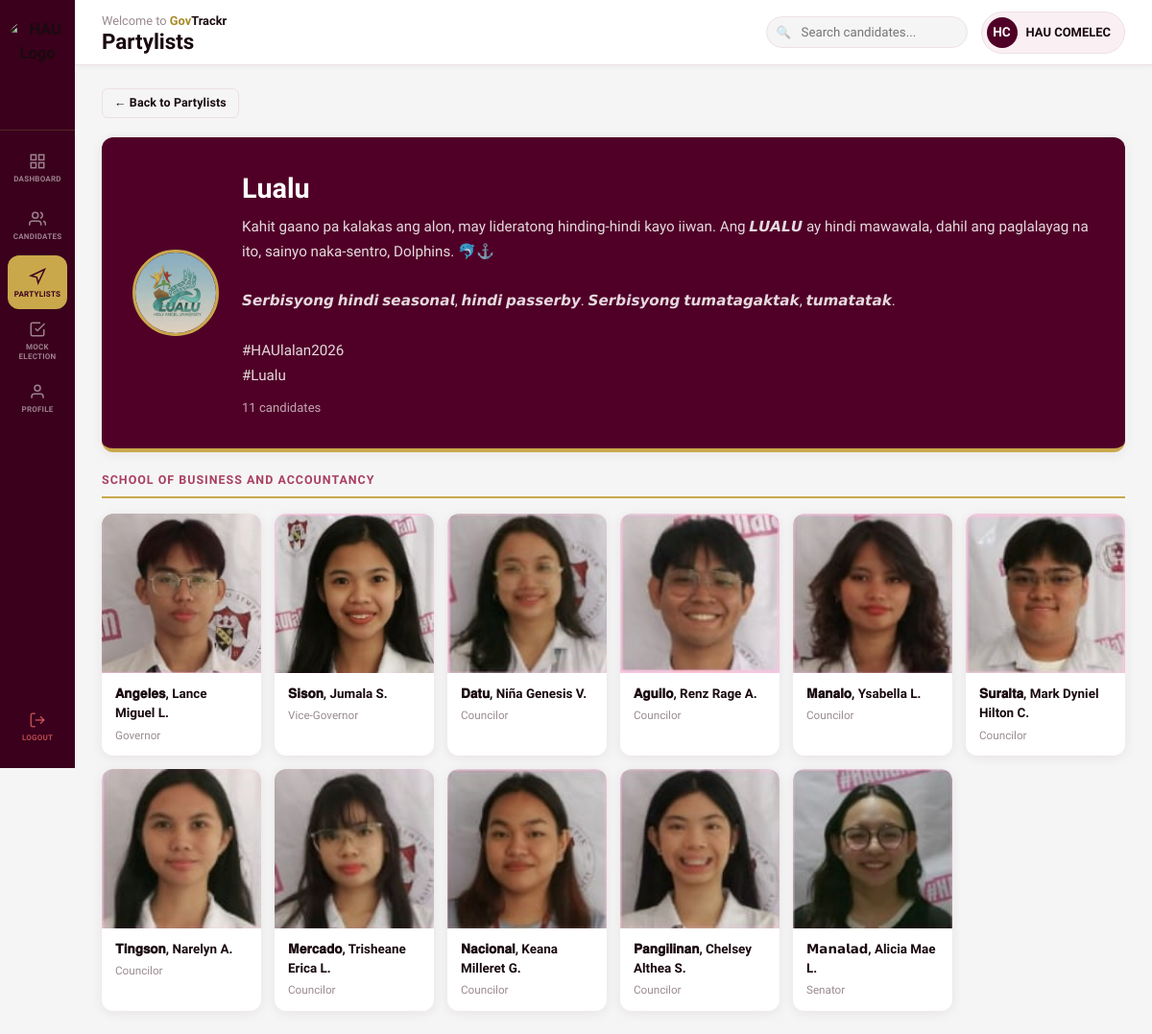
The page /partylists.php?id=3 (signed in) on the database its author committed.
### tables this page shows
CREATE TABLE `partylists` (
  `id` int(11) NOT NULL AUTO_INCREMENT,
  `name` varchar(120) NOT NULL,
  `description` text DEFAULT NULL,
  `logo` varchar(255) DEFAULT NULL,
  `created_at` timestamp NOT NULL DEFAULT current_timestamp(),
  PRIMARY KEY (`id`)
);

CREATE TABLE `candidates` (
  `id` int(11) NOT NULL AUTO_INCREMENT,
  `full_name` varchar(150) NOT NULL,
  `position` varchar(100) NOT NULL,
  `college` varchar(150) DEFAULT NULL,
  `partylist_id` int(11) DEFAULT NULL,
  `photo` varchar(255) DEFAULT NULL,
  `bio` text DEFAULT NULL,
  `platform` text DEFAULT NULL,
  `year_level` varchar(20) DEFAULT NULL,
  `course` varchar(100) DEFAULT NULL,
  `created_at` timestamp NOT NULL DEFAULT current_timestamp(),
  PRIMARY KEY (`id`),
  KEY `partylist_id` (`partylist_id`)
);

### includes/positions.php (called while the page is built, shortened)
<?php
function position_field_expr(string $col = 'c.position'): string {
    $escaped = array_map(fn($p) => "'" . addslashes($p) . "'", POSITION_ORDER);
    return "FIELD($col, " . implode(',', $escaped) . ")";
}

### partylists.php (the view, shortened to what this page needs)
<?php
require_once 'includes/positions.php';
$conn = getDatabaseConnection();
if (isset($_GET['id'])) {
    $pl_id = (int)$_GET['id'];
    $stmt  = $conn->prepare("SELECT * FROM partylists WHERE id = ?");
    $stmt->bind_param("i", $pl_id);
    $stmt->execute();
    $pl = $stmt->get_result()->fetch_assoc();
    $field_expr = position_field_expr('c.position');
    $members_res = $conn->query("
        SELECT c.id, c.full_name, c.position, c.college, c.photo, c.year_level, c.course
        FROM   candidates c
        WHERE  c.partylist_id = $pl_id
        ORDER BY $field_expr, COALESCE(c.college, ''), c.full_name
    ");
    $members = [];
    while ($r = $members_res->fetch_assoc()) { $members[] = $r; }
}
?>
<!DOCTYPE html>
<html lang="en">
<head>
    <link rel="stylesheet" href="css/styles.css">
</head>
<body class="dash-body">
<?php include 'includes/sidebar.php'; ?>
<div style="flex:1; display:flex; flex-direction:column;">
    <?php include 'includes/topbar.php'; ?>
    <main class="dash-content">
    <?php if (isset($pl)): ?>
    <a href="partylists.php" class="btn btn-outline btn-sm" style="align-self:flex-start;">← Back to Partylists</a>
    <div class="card" style="background:var(--purple-dark); color:#fff; padding:32px; border-bottom:4px solid var(--gold);">
        <div style="display:flex; align-items:center; gap:24px; flex-wrap:wrap;">
            <?php if ($pl['logo']): ?>
                <img src="<?= htmlspecialchars($pl['logo']) ?>" alt=""
                     style="width:90px;height:90px;border-radius:50%;object-fit:cover;border:3px solid var(--gold);flex-shrink:0;">
            <?php else: ?>
                <div style="width:90px;height:90px;border-radius:50%;background:rgba(255,255,255,.15);display:flex;align-items:center;justify-content:center;font-size:2.5rem;border:3px solid var(--gold);flex-shrink:0;">🏛️</div>
            <?php endif; ?>
            <div style="flex:1;">
                <h2 style="font-size:1.8rem; font-weight:900; margin-bottom:6px;"><?= htmlspecialchars($pl['name']) ?></h2>
                <?php if ($pl['description']): ?>
                <p style="opacity:.85; font-size:.95rem; line-height:1.7;"><?= nl2br(htmlspecialchars($pl['description'])) ?></p>
                <?php endif; ?>
                <p style="margin-top:10px; font-size:.82rem; opacity:.65;">
                    <?= count($members) ?> candidate<?= count($members) !== 1 ? 's' : '' ?>
                </p>
            </div>
        </div>
    </div>
    <?php if (empty($members)): ?>
    <div class="card" style="text-align:center; padding:40px; color:var(--muted);">
        No candidates have been filed under this partylist yet.
    </div>
    <?php else:
        $grouped = [];
        foreach ($members as $m) {
            $key = $m['college'] ?: 'University-Wide';
            $grouped[$key][] = $m;
        }
        uksort($grouped, function($a, $b) {
            if ($a === 'University-Wide') return -1;
            if ($b === 'University-Wide') return  1;
            return strcmp($a, $b);
        });
    ?>
    <?php foreach ($grouped as $group_name => $group_members): ?>
    <div>
        <h3 style="font-size:.78rem; font-weight:700; text-transform:uppercase; letter-spacing:.08em;
                   color:var(--purple-light); padding-bottom:8px; border-bottom:2px solid var(--gold);
                   margin-bottom:16px;">
            <?= htmlspecialchars($group_name) ?>
        </h3>
        <div class="candidate-grid">
            <?php foreach ($group_members as $m): ?>
            <a href="candidates.php?id=<?= $m['id'] ?>" class="candidate-card">
                <?php if ($m['photo']): ?>
                    <img src="<?= htmlspecialchars($m['photo']) ?>" alt="" class="photo">
                <?php else: ?>
                    <div class="photo">👤</div>
                <?php endif; ?>
                <div class="info">
                    <div class="name"><?= htmlspecialchars($m['full_name']) ?></div>
                    <div class="position"><?= htmlspecialchars($m['position']) ?></div>
                </div>
            </a>
            <?php endforeach; ?>
        </div>
    </div>
    <?php endforeach; ?>
    <?php endif; ?>
    <?php endif; ?>
    </main>
</div>
</body>
</html>

### css/styles.css (style rules this page uses)
*, *::before, *::after { box-sizing: border-box; margin: 0; padding: 0; }
:root { --maroon: #500027; --maroon-dark: #3A001C; --maroon-mid: #7A1040; --maroon-soft: #FAF0F4; --maroon-pale: #F5E8ED; --gold: #C9A84C; --gold-dark: #A8892A; --gold-light: #FEF6E0; --bg: #F5F5F5; --card: #FFFFFF; --text: #1A0A0F; --muted: #9A8A90; --border: #EDE0E6; --danger: #E53935; --success: #27AE60; --sidebar-w: 78px; --topbar-h: 68px; --radius: 12px; --radius-lg: 16px; --shadow: 0 2px 12px rgba(80,0,39,.08); --shadow-md: 0 4px 24px rgba(80,0,39,.12); --purple-dark: #500027; --purple-mid: #7A1040; --purple-light: #A84060; --purple-soft: #FAF0F4; }
body { font-family: 'Kodchasan', sans-serif !important; color: var(--text); background: var(--bg); font-size: 14px; line-height: 1.5; }
a { text-decoration: none; color: inherit; }
img { display: block; max-width: 100%; }
.btn { display: inline-flex; align-items: center; justify-content: center; gap: 6px; padding: 8px 18px; border-radius: 8px; border: none; cursor: pointer; font-weight: 600; font-size: 0.82rem; transition: filter .15s, transform .1s, box-shadow .15s; letter-spacing: .01em; }
.btn-outline { background: transparent; border: 1.5px solid var(--border); color: var(--text); }
.btn-sm { padding: 5px 12px; font-size: 0.78rem; border-radius: 6px; }
.dash-body { display: flex; min-height: 100vh; background: var(--bg); }
.nav-icon svg { width: 18px; height: 18px; }
.dash-content { margin-left: var(--sidebar-w); margin-top: var(--topbar-h); padding: 24px 28px; min-height: calc(100vh - var(--topbar-h)); display: flex; flex-direction: column; gap: 20px; }
.card { background: var(--card); border-radius: var(--radius); padding: 20px 22px; box-shadow: var(--shadow); }
.candidate-grid { display: grid; grid-template-columns: repeat(auto-fill, minmax(165px, 1fr)); gap: 14px; }
.candidate-card { background: var(--card); border-radius: var(--radius); box-shadow: var(--shadow); overflow: hidden; transition: transform .2s, box-shadow .2s; cursor: pointer; display: flex; flex-direction: column; }
.candidate-card .photo { width: 100%; aspect-ratio: 1; object-fit: cover; background: var(--maroon-soft); display: flex; align-items: center; justify-content: center; font-size: 3.5rem; color: var(--maroon); }
.candidate-card img.photo { font-size: 0; }
.candidate-card .info { padding: 12px 14px; flex: 1; display: flex; flex-direction: column; gap: 4px; }
.candidate-card .name { font-size: 0.84rem; font-weight: 700; }
.candidate-card .position { font-size: 0.73rem; color: var(--muted); }

### rows shown on the page
partylists: logo (picture), name "Lualu", description "Kahit gaano pa kalakas ang alon, may lideratong hinding-hindi kayo iiwan. Ang 𝙇𝙐𝘼𝙇𝙐 ay hindi mawawala, dahil ang paglalayag na ito, sainyo naka-sentro, Dolphins. 🐬⚓ 𝙎𝙚𝙧𝙗𝙞𝙨𝙮𝙤𝙣𝙜 𝙝𝙞𝙣𝙙𝙞 𝙨𝙚𝙖𝙨𝙤𝙣𝙖𝙡, 𝙝𝙞𝙣𝙙𝙞 𝙥𝙖𝙨𝙨𝙚𝙧𝙗𝙮. 𝙎𝙚𝙧𝙗𝙞𝙨𝙮𝙤𝙣𝙜 𝙩𝙪𝙢𝙖𝙩𝙖𝙜𝙖𝙠𝙩𝙖𝙠, 𝙩𝙪𝙢𝙖𝙩𝙖𝙩𝙖𝙠. #HAUlalan2026 #Lualu"
candidates: photo (picture), full_name "𝐀𝐧𝐠𝐞𝐥𝐞𝐬, Lance Miguel L.", position "Governor"
candidates: photo (picture), full_name "𝐒𝐢𝐬𝐨𝐧, Jumala S.", position "Vice-Governor"
candidates: photo (picture), full_name "𝐃𝐚𝐭𝐮, Niña Genesis V.", position "Councilor"
candidates: photo (picture), full_name "𝐀𝐠𝐮𝐢𝐥𝐨, Renz Rage A.", position "Councilor"
candidates: photo (picture), full_name "𝐌𝐚𝐧𝐚𝐥𝐨, Ysabella L.", position "Councilor"
candidates: photo (picture), full_name "𝐒𝐮𝐫𝐚𝐥𝐭𝐚, Mark Dyniel Hilton C.", position "Councilor"
candidates: photo (picture), full_name "𝐓𝐢𝐧𝐠𝐬𝐨𝐧, Narelyn A.", position "Councilor"
candidates: photo (picture), full_name "𝐌𝐞𝐫𝐜𝐚𝐝𝐨, Trisheane Erica L.", position "Councilor"
candidates: photo (picture), full_name "𝐍𝐚𝐜𝐢𝐨𝐧𝐚𝐥, Keana Milleret G.", position "Councilor"
candidates: photo (picture), full_name "𝐏𝐚𝐧𝐠𝐢𝐥𝐢𝐧𝐚𝐧, Chelsey Althea S.", position "Councilor"
candidates: photo (picture), full_name "𝗠𝗮𝗻𝗮𝗹𝗮𝗱, Alicia Mae L.", position "Senator"

### other values the page prints
$p['label'] "DASHBOARD"
$p['label'] "CANDIDATES"
$p['label'] "PARTYLISTS"
$p['label'] "MOCK ELECTION"
$p['label'] "PROFILE"
$pageTitle "Partylists"
$initials "HC"
$userName "HAU COMELEC"
count($members) "11"
$group_name "SCHOOL OF BUSINESS AND ACCOUNTANCY"
